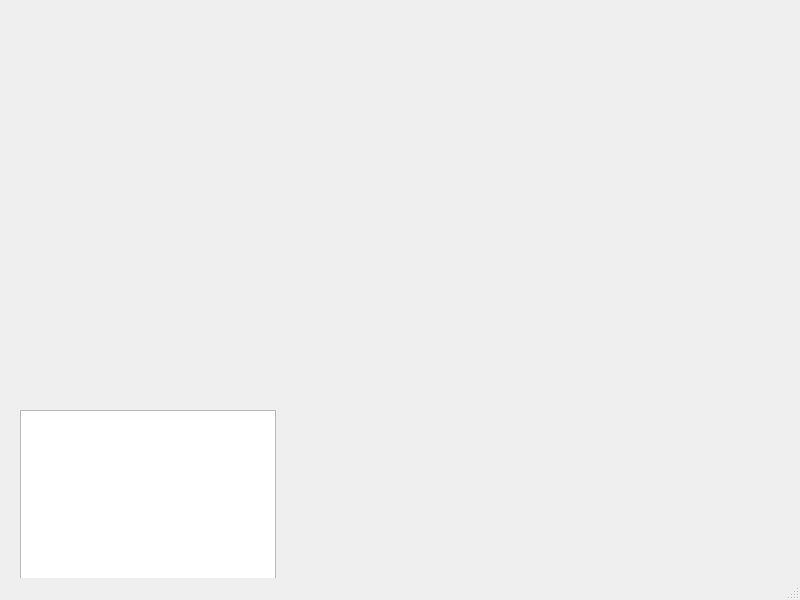
<?xml version="1.0" encoding="UTF-8"?>
<ui version="4.0">
 <class>MainWindow</class>
 <widget class="QMainWindow" name="MainWindow">
  <property name="geometry">
   <rect>
    <x>0</x>
    <y>0</y>
    <width>800</width>
    <height>600</height>
   </rect>
  </property>
  <property name="windowTitle">
   <string>MainWindow</string>
  </property>
  <widget class="QWidget" name="centralwidget">
   <widget class="QColumnView" name="columnView">
    <property name="geometry">
     <rect>
      <x>20</x>
      <y>410</y>
      <width>256</width>
      <height>192</height>
     </rect>
    </property>
   </widget>
  </widget>
  <widget class="QMenuBar" name="menubar">
   <property name="geometry">
    <rect>
     <x>0</x>
     <y>0</y>
     <width>800</width>
     <height>25</height>
    </rect>
   </property>
  </widget>
  <widget class="QStatusBar" name="statusbar"/>
 </widget>
 <resources/>
 <connections/>
</ui>
